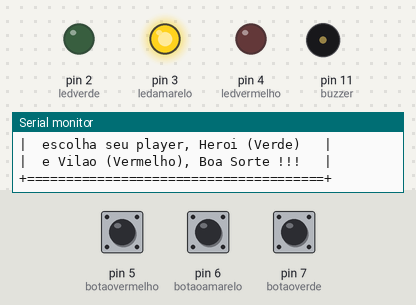
Simulated run of this sketch. Board: Arduino Uno, built with avr-gcc and run on an emulated ATmega328P. Shown: output pins drawn as LEDs (lit = HIGH), buzzer (waves = sounding), the last lines printed to the serial monitor. The inputs (shaded band) are chosen by the test bench; at power-on: pin 6 (botaoamarelo) LOW, pin 5 (botaovermelho) LOW, pin 7 (botaoverde) LOW.

Above: at 6.7 s.
6.8 s: pin 6 (botaoamarelo) pulled HIGH for 0.15 s
At 8.1 s:
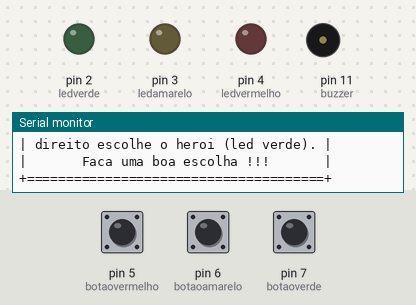
8.4 s: pin 5 (botaovermelho) pulled HIGH for 0.15 s
At 9.5 s:
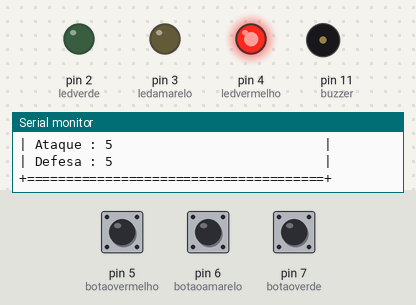
10.0 s: pin 7 (botaoverde) pulled HIGH for 0.15 s
At 10.7 s:
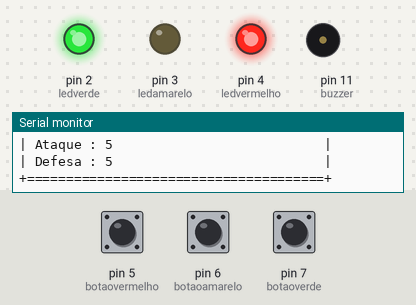
Timing chart, 0 to 13.0 s (numbered marks = the images above; inputs shaded):
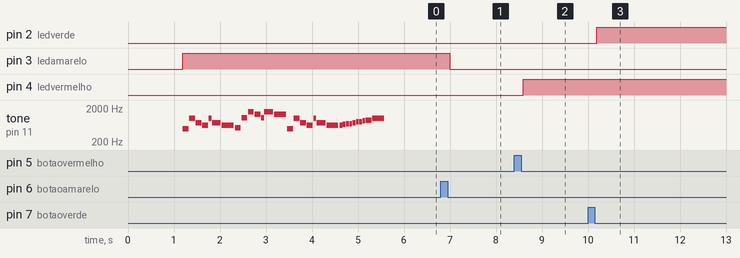

The sketch:

rpg.ino
```cpp
bool controledvermelho = false;
bool controledamarelo = false;
bool controledverde = false;

#define ledvermelho 4
#define ledamarelo 3
#define ledverde 2
#define botaovermelho 5
#define botaoamarelo 6
#define botaoverde 7

long randNumber;

int contadorvermelho = 0;
int contadoramarelo = 0;
int contadorverde = 0;
int mensagemerro = 0;

bool mensageminicialexibida = false;
bool mensagemselecaoheroi = false;
bool mensagemselecaovilao = false;

#define NOTE_B4  494
#define NOTE_B5  988
#define NOTE_FS5 740
#define NOTE_DS5 622
#define NOTE_C5  523
#define NOTE_C6  1047
#define NOTE_G6  1568
#define NOTE_E6  1319
#define NOTE_E5  659
#define NOTE_F5  698
#define NOTE_G5  784
#define NOTE_GS5 831
#define NOTE_A5  880

int tempo = 105;
int buzzer = 11;

int melodia[] = {
  NOTE_B4, 16, NOTE_B5, 16, NOTE_FS5, 16, NOTE_DS5, 16,
  NOTE_B5, 32, NOTE_FS5, -16, NOTE_DS5, 8, NOTE_C5, 16,
  NOTE_C6, 16, NOTE_G6, 16, NOTE_E6, 16, NOTE_C6, 32, NOTE_G6, -16, NOTE_E6, 8,
  NOTE_B4, 16,  NOTE_B5, 16,  NOTE_FS5, 16,   NOTE_DS5, 16,  NOTE_B5, 32,
  NOTE_FS5, -16, NOTE_DS5, 8,  NOTE_DS5, 32, NOTE_E5, 32,  NOTE_F5, 32,
  NOTE_F5, 32,  NOTE_FS5, 32,  NOTE_G5, 32,  NOTE_G5, 32, NOTE_GS5, 32,  NOTE_A5, 16, NOTE_B5, 8
};

int notas = sizeof(melodia) / sizeof(melodia[0]) / 2;
int semibreve = (60000 * 4) / tempo;

void playPacmanIntro() {
  for (int estaNota = 0; estaNota < notas * 2; estaNota += 2) {
    int divisor = melodia[estaNota + 1];
    int duracaoNota = (divisor > 0) ? (semibreve / divisor) : (semibreve / abs(divisor) * 1.5);
    tone(buzzer, melodia[estaNota], duracaoNota * 0.9);
    delay(duracaoNota);
    noTone(buzzer);
  }
}

void setup() {
  pinMode(botaovermelho, INPUT);
  pinMode(botaoamarelo, INPUT);
  pinMode(botaoverde, INPUT);
  pinMode(ledvermelho, OUTPUT);
  pinMode(ledamarelo, OUTPUT);
  pinMode(ledverde, OUTPUT);
  pinMode(buzzer, OUTPUT);
  randomSeed(analogRead(0));

  Serial.begin(9600);

  delay(1000);

  Serial.println("+======================================+\n"
                 "| Bem vindo ao meu jogo. Inicie o jogo |\n"
                 "|   apertando o botao central. Entao   |\n"
                 "|  escolha seu player, Heroi (Verde)   |\n"
                 "|  e Vilao (Vermelho), Boa Sorte !!!   |\n"
                 "+======================================+");
  digitalWrite(ledamarelo, HIGH);

  playPacmanIntro();
}

void loop() {
  if (digitalRead(botaovermelho) == HIGH && controledvermelho == false) {
    controledvermelho = true;
    contadorvermelho += 1;
  } else if (digitalRead(botaovermelho) == HIGH && controledvermelho == true) {
    controledvermelho = false;
  }

  if (digitalRead(botaoamarelo) == HIGH && controledamarelo == false) {
    controledamarelo = true;
    contadoramarelo += 1;
  } else if (digitalRead(botaoamarelo) == HIGH && controledamarelo == true) {
    controledamarelo = false;
  }

  if (digitalRead(botaoverde) == HIGH && controledverde == false) {
    controledverde = true;
    contadorverde += 1;
  } else if (digitalRead(botaoverde) == HIGH && controledverde == true) {
    controledverde = false;
  }

  if (controledamarelo == true && contadoramarelo == 1 && mensageminicialexibida == false) {
    Serial.println("+======================================+\n"
                   "| O jogo comecou, o botao esquerdo     |\n"
                   "| escolhe o vilao (led vermelho), e o  |\n"
                   "| direito escolhe o heroi (led verde). |\n"
                   "|       Faca uma boa escolha !!!       |\n"
                   "+======================================+");
    mensageminicialexibida = true;
    digitalWrite(ledamarelo, LOW);
  }

  if (controledverde == true && contadorverde == 1 && mensagemselecaoheroi == false && contadoramarelo == 1) {
    Serial.println("+======================================+\n"
                   "| Voce escolheu o heroi !!!            |\n"
                   "| Vida : 100                           |\n"
                   "| Ataque : 5                           |\n"
                   "| Defesa : 5                           |\n"
                   "+======================================+");
    contadorverde += 1;
    mensagemselecaoheroi = true;
    digitalWrite(ledverde, HIGH);
  }

  if (controledvermelho == true && contadorvermelho == 1 && mensagemselecaovilao == false && contadoramarelo == 1) {
    Serial.println("+======================================+\n"
                   "| Voce escolheu o vilao !!!            |\n"
                   "| Vida : 100                           |\n"
                   "| Ataque : 5                           |\n"
                   "| Defesa : 5                           |\n"
                   "+======================================+");
    contadorvermelho += 1;
    mensagemselecaovilao = true;
    digitalWrite(ledvermelho, HIGH);
  }

  if (controledverde == true && mensagemselecaoheroi == false && contadoramarelo == 1 && mensagemerro == 0) {
    Serial.println("+======================================+\n"
                   "| Voce escolheu o botao errado !!!     |\n"
                   "| Selecione ou o heroi ou o vilao !    |\n"
                   "+======================================+");
    mensagemerro += 1;
  }
}
```

Measured:
- after the input at 6.8 s, pin 3 (ledamarelo): HIGH → LOW after 0.19 s
- after the input at 8.4 s, pin 4 (ledvermelho): LOW → HIGH after 0.19 s
- after the input at 10.0 s, pin 2 (ledverde): LOW → HIGH after 0.19 s
